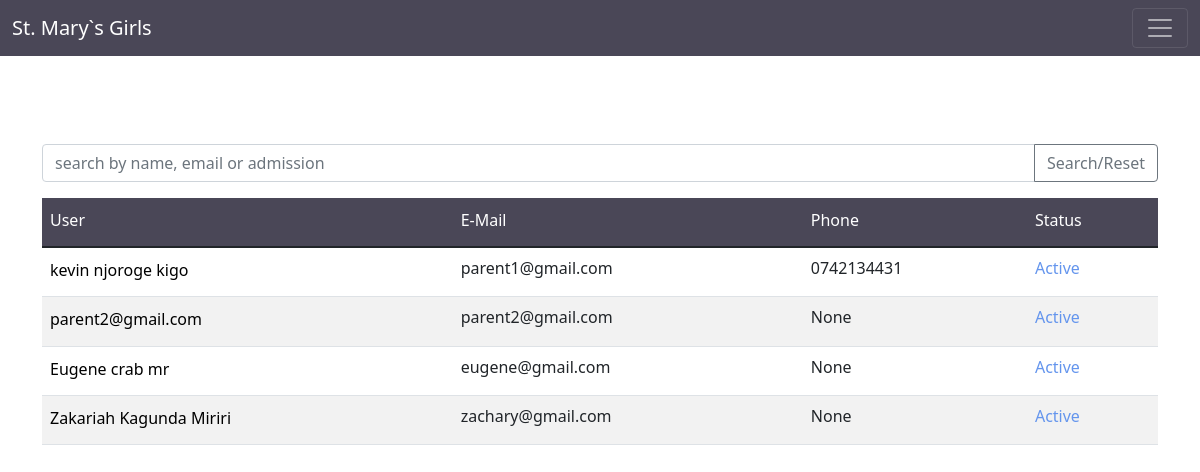
Before: /Supervisor/Guardians/ (signed in) with the older database file.
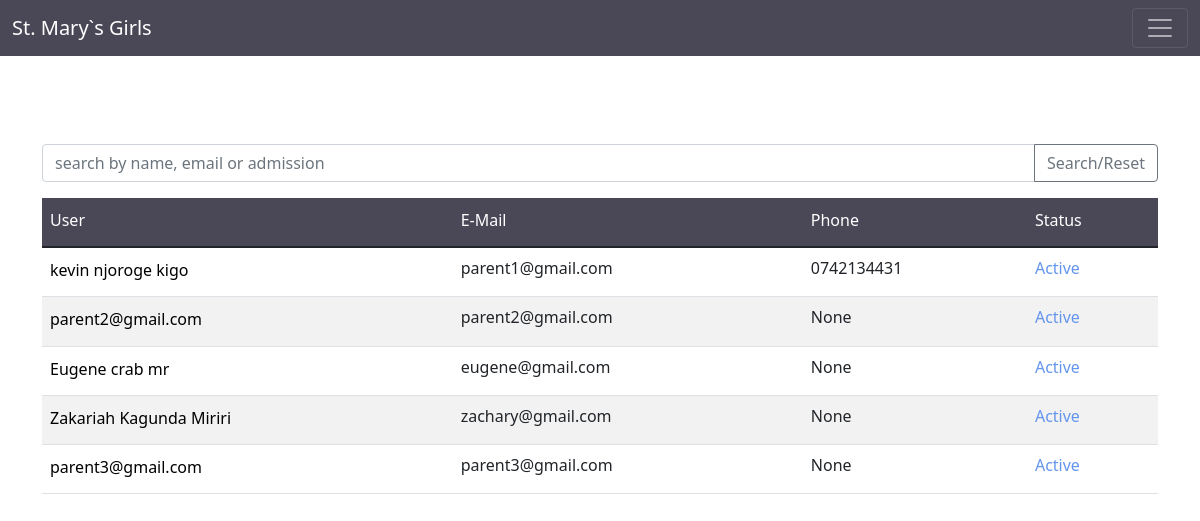
After: the same page with the newer database file.
### Users/models.py (models this page shows, shortened)
class MyUser(AbstractBaseUser):
    class Role(models.TextChoices):
        Student = "Student"
        Teacher = "Teacher"
        ADMIN = "Admin"
        Guardian = "Guardian"
        Supervisor = "Supervisor"
        Finance = "Finance"
        Receptionist = "Receptionist"
    base_role = Role.Student
    email = models.EmailField(unique=True)
    adm_no = models.CharField(max_length=100)
    uuid = models.CharField(max_length=100, default=str(uuid.uuid4), unique=True)
    role = models.CharField(max_length=15, choices=Role.choices, default=base_role)
    is_active = models.BooleanField(default=True)
    is_admin = models.BooleanField(default=False)
    objects = MyUserManager()
    USERNAME_FIELD = 'email'
    def __str__(self):
        return str(self.email)

class PersonalProfile(models.Model):
    user = models.OneToOneField(MyUser, on_delete=models.CASCADE)
    f_name = models.CharField(max_length=30)
    ref_id = models.CharField(max_length=100, blank=True)
    l_name = models.CharField(max_length=30)
    surname = models.CharField(max_length=30, blank=True)
    gender = models.CharField(max_length=10, blank=True)
    phone = models.CharField(max_length=15, null=True)

### Supervisor/views.py (the view, shortened to what this page needs)
# urls.py: path('Guardians/', GuardianListView.as_view(), name='guardians-view'),
class GuardianListView(LoginRequiredMixin, TemplateView):
    template_name = 'Supervisor/guardians_view.html'
    def get_context_data(self, **kwargs):
        context = super().get_context_data(**kwargs)
        try:
            users  = MyUser.objects.filter(role='Guardian')
            context['users'] = users
        except Exception:
            messages.error(self.request, 'We could not fetch Teachers from the database')
        return context

### Supervisor/templatetags/supervisor_filters.py (called while the page is built)
@register.simple_tag
def get_term():
    term = CurrentTerm.objects.all().first()
    if term:
        return str(term.term) + ' - ' +str(term.term.year)
    else:
        return 'Set Current Term'

### Term/models.py (called while the page is built)
    def __str__(self):
        return str(self.term)

### Supervisor/templates/Supervisor/guardians_view.html (shortened to what this page needs)
{% extends 'Supervisor/base.html' %}
{% load custom_filters %}
{% block content %}
<br><br><br><br>
<div class="container">
    <br><br>
    <form method="post">
      <div class="input-group mb-3">
          <input type="text" class="form-control" name="search" placeholder="search by name, email or admission" aria-label="Recipient's username" aria-describedby="button-addon2">
          <button class="btn btn-outline-secondary" type="submit" id="button-addon2">Search/Reset</button>
      </div>
    </form>
    <table class="table">
        <thead>
          <tr>
            <th><h6>User</h6></th>
            <th><h6>E-Mail</h6></th>
            <th><h6>Phone</h6></th>
            <th><h6>Status</h6></th>
          </tr>
        </thead>
        <tbody>
            {% for user in users %}
            <tr>
              {% if user.is_active %}
                {% if user.personalprofile.f_name %}
                    <td><a href="{% url 'guardian-view' user %}"><h6>{{ user.personalprofile.f_name }} {{ user.personalprofile.l_name }} {{ user.personalprofile.surname }}</h6></a></td>
                {% else %}
                    <td><a href="{% url 'guardian-view' user %}"><h6>{{ user }}</h6></a></td>
                {% endif %}
              <td>{{ user }}</td>
              <td>{{ user.personalprofile.phone }} </td>
                <td style="color: cornflowerblue;">Active</td>
              {% endif %}
            </tr>
            {% endfor %}
        </tbody>
     </table>
</div>
{% endblock %}

Changed rows visible on the page:
added MyUser: email "parent3@gmail.com", personalprofile.phone "None"
